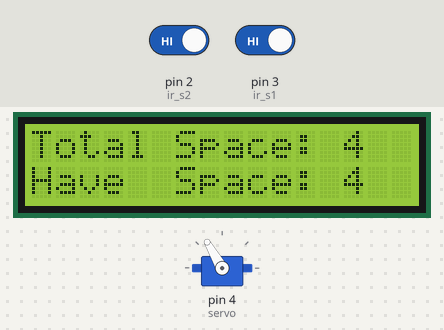
The sketch below on a simulated Arduino Uno, built with avr-gcc and run on an emulated ATmega328P. On the bench: servo, 16×2 character LCD. The inputs (shaded band) are chosen by the test bench; at power-on: pin 3 (ir_s1) HIGH, pin 2 (ir_s2) HIGH.

Above: at 6.2 s.
6.3 s: pin 3 (ir_s1) driven LOW
At 7.5 s:
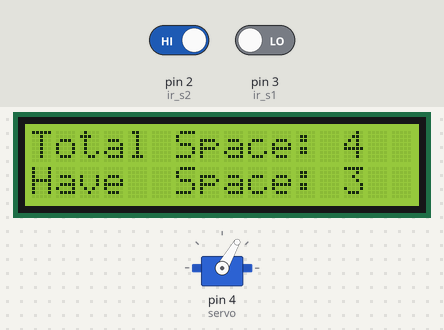
7.8 s: pin 2 (ir_s2) driven LOW
At 9.6 s:
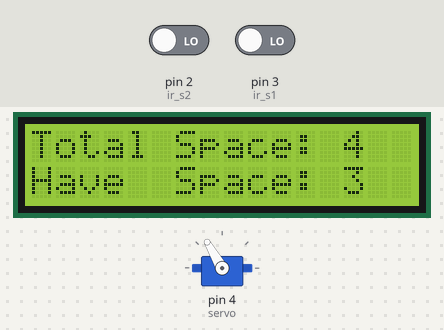
10.3 s: pin 2 (ir_s2) driven HIGH
At 11.4 s:
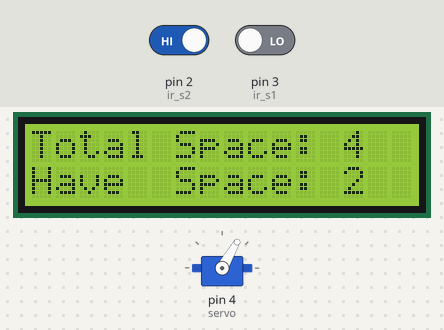
Timing chart, 0 to 13.3 s (numbered marks = the images above; inputs shaded):
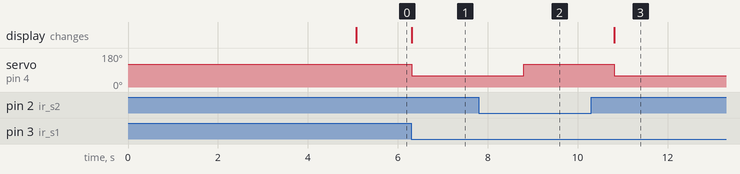

The sketch:

car_parking_system.ino
```cpp
#include <LiquidCrystal.h> // include the lcd library
#include <Servo.h> // include the servo library

// initialize the library with the numbers of the interface pins
LiquidCrystal lcd(A0, A1, A2, A3, A4, A5);

Servo servo;

// IR sensors
int ir_s1 = 3;
int ir_s2 = 2;

int total_space = 4;
int space;

int flag1 = 0;
int flag2 = 0;
int carPassed = 0;

void setup() {
  pinMode(ir_s1, INPUT);
  pinMode(ir_s2, INPUT);

  servo.attach(4);
  servo.write(120); // set servo to the initial position

  // lcd setup
  lcd.begin(16, 2);
  lcd.setCursor(0,0);
  lcd.print("  Car  Parking  ");

  lcd.setCursor(0,1);
  lcd.print("     System     ");
  delay (5000);
  lcd.clear();

  space = total_space;
}

void loop(){
  // a car tries to enter into the parking lot
  if (digitalRead(ir_s1) == LOW && flag1 == 0 && carPassed == 0) {
    if (space > 0) {
      // the car arrived at the first sensor
      flag1 = 1;

      if (flag2 == 0) {
        // raise the barrier
        servo.write(60);
        space = space - 1;
      } else {
        // the car entered into the parking lot
        carPassed = 1;
        delay(1000);
      }

    // no empty space available
    } else {
      // print the message on LCD
      lcd.setCursor(0,0);
      lcd.print(" Sorry not Space ");
      lcd.setCursor(0,1);
      lcd.print("    Available    ");
      delay (1000);
      lcd.clear();
    }
  }

  // a car leaves the parking lot
  if (digitalRead(ir_s2) == LOW && flag2 == 0 && carPassed == 0) {
    if (space < total_space) {
      // the car arrived at the second sensor
      flag2 = 1;

      if (flag1 == 0) {
        // raise the barrier
        servo.write(60);
        space = space + 1;
      } else {
        // the car left the parking lot
        carPassed = 1;
        delay(1000);
      }
    }
  }

  if (carPassed == 1) {
    // lower the barrier
    servo.write(120);
    delay (2000);

    // reset the flags
    carPassed = 0;
    flag1 = 0;
    flag2 = 0;
  }

  // update the message on LCD
  lcd.setCursor (0,0);
  lcd.print("Total Space: ");
  lcd.print(total_space);

  lcd.setCursor (0,1);
  lcd.print("Have  Space: ");
  lcd.print(space);
}
```

Measured:
- after the input at 6.3 s, servo on pin 4 (servo): 120° → 60° at once; the display: changes at once (image 1)
- after the input at 7.8 s, servo on pin 4 (servo): 60° → 120° after 1.0 s
- after the input at 10.3 s, servo on pin 4 (servo): goes on until 10.8 s, then stays 60°
